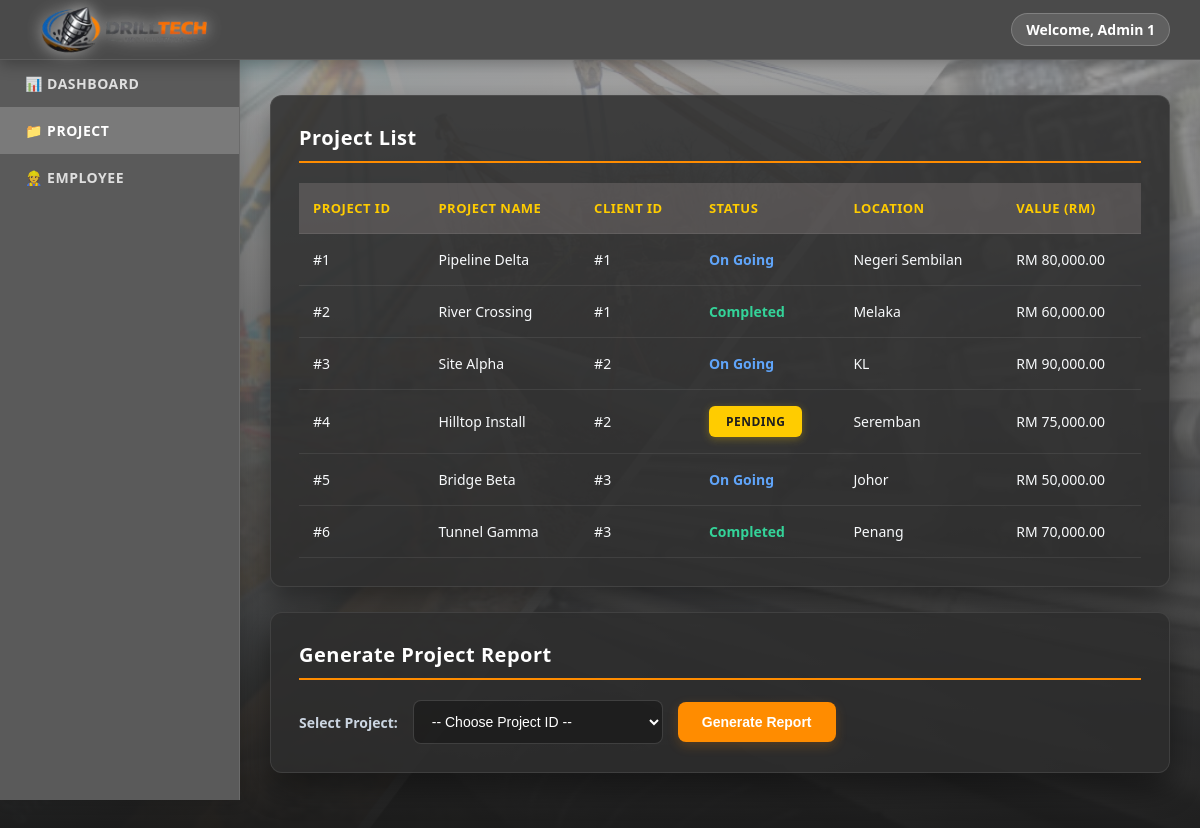
/projectAD.php (signed in), run on the app's committed database.
### tables this page shows
CREATE TABLE `project` (
  `Project_ID` int(11) NOT NULL,
  `Project_Name` varchar(100) DEFAULT NULL,
  `Project_Location` varchar(100) DEFAULT NULL,
  `Project_Value` decimal(10,2) DEFAULT NULL,
  `Project_Status` varchar(50) DEFAULT NULL,
  `Client_ID` int(11) DEFAULT NULL
);

### projectAD.php (the view, shortened to what this page needs)
<?php
include("database.php");
$admin_name = $_SESSION['admin_name'] ?? 'Admin';
?>
<!DOCTYPE html>
<html lang="en">
<head>
</head>
<body>
<div class="header">
        <div class="logo">
            <img src="images/logo.png" alt="Logo" style="height: 65px; width: auto; display: block; object-fit: contain; filter: drop-shadow(0px 0px 8px rgba(255, 255, 255, 0.65));">
        </div>
        <div class="header-welcome">Welcome, <?php echo htmlspecialchars($admin_name); ?></div>
    </div>
    <div class="wrapper">
        <div class="sidebar">
            <a href="admin.php">📊 DASHBOARD</a>
            <a href="projectAD.php" class="active">📁 PROJECT</a>
            <a href="employeeAD.php">👷 EMPLOYEE</a>
        </div>
        <div class="content">
            <div class="box">
                <h2>Project List</h2>
                <table>
                    <thead>
                        <tr>
                            <th>Project ID</th>
                            <th>Project Name</th>
                            <th>Client ID</th>
                            <th>Status</th>
                            <th>Location</th>
                            <th>Value (RM)</th>
                        </tr>
                    </thead>
                    <tbody>
                        <?php
                        $result = mysqli_query($conn, "SELECT * FROM project ORDER BY Project_ID");
                        if(mysqli_num_rows($result) > 0){
                            while($row = mysqli_fetch_assoc($result)){
                                $statusClass = "";
                                if($row['Project_Status'] === "On Going")      $statusClass = "status-ongoing";
                                elseif($row['Project_Status'] === "Completed")  $statusClass = "status-completed";
                        ?>
                        <tr>
                            <td>#<?php echo $row['Project_ID']; ?></td>
                            <td><?php echo htmlspecialchars($row['Project_Name']); ?></td>
                            <td>#<?php echo htmlspecialchars($row['Client_ID']); ?></td>
                            <td>
                                <?php if($row['Project_Status'] === "Pending"){ ?>
                                    <a href="projectdetailsAD.php?id=<?php echo $row['Project_ID']; ?>" class="btn-pending-active">
                                        Pending
                                    </a>
                                <?php } else { ?>
                                    <span class="<?php echo $statusClass; ?>"><?php echo $row['Project_Status']; ?></span>
                                <?php } ?>
                            </td>
                            <td><?php echo htmlspecialchars($row['Project_Location']); ?></td>
                            <td>RM <?php echo number_format($row['Project_Value'], 2); ?></td>
                        </tr>
                        <?php
                            }
                        } else {
                            echo "<tr><td colspan='6' style='text-align: center; color: #64748b; font-style: italic; border: none;'>No projects found.</td></tr>";
                        }
                        ?>
                    </tbody>
                </table>
            </div>
            <div class="report-box">
                <h2>Generate Project Report</h2>
                <form action="generateReportAD.php" method="get" target="_blank">
                    <label for="projectID">Select Project:</label>
                    <select name="id" id="projectID" required>
                        <option value="">-- Choose Project ID --</option>
                    </select>
                    <button type="submit">Generate Report</button>
                </form>
            </div>
        </div>
    </div>
</body>
</html>

### projectAD.php (style rules this page uses)
* { margin: 0; padding: 0; box-sizing: border-box; }
body { font-family: system-ui, -apple-system, BlinkMacSystemFont, "Segoe UI", Roboto, sans-serif; background: linear-gradient(rgba(74, 74, 74, 0.45), rgba(15, 15, 15, 0.95)), url('images/construction_bg.jpg') center/cover no-repeat fixed; color: #f8fafc; min-height: 100vh; }
.header { background: #4a4a4a; border-bottom: 1px solid rgba(255, 255, 255, 0.1); padding: 0 30px; display: flex; align-items: center; justify-content: space-between; position: fixed; top: 0; left: 0; right: 0; height: 60px; z-index: 1000; box-shadow: 0 4px 15px rgba(0, 0, 0, 0.3); }
.logo { display: flex; align-items: center; font-size: 20px; font-weight: 800; color: white; letter-spacing: 1px; }
.header-welcome { font-size: 14px; font-weight: 600; color: #fff; background: rgba(255, 255, 255, 0.12); border: 1px solid rgba(255, 255, 255, 0.2); padding: 6px 14px; border-radius: 20px; }
.wrapper { display: flex; margin-top: 60px; }
.sidebar { width: 240px; background: #5a5a5a; border-right: 1px solid rgba(255, 255, 255, 0.1); min-height: calc(100vh - 60px); position: fixed; top: 60px; left: 0; z-index: 90; box-shadow: 4px 0 15px rgba(0, 0, 0, 0.15); }
.sidebar a { display: flex; align-items: center; padding: 14px 25px; color: rgba(255, 255, 255, 0.8); text-decoration: none; font-size: 14px; font-weight: 600; letter-spacing: 0.5px; transition: all 0.2s ease; }
.sidebar a:hover, .sidebar a.active { color: #fff; background: #7a7a7a; }
.content { flex: 1; margin-left: 240px; padding: 35px 30px; }
.box, .report-box { background: rgba(45, 45, 45, 0.85); border: 1px solid rgba(120, 120, 120, 0.25); border-radius: 12px; padding: 28px; margin-bottom: 25px; box-shadow: 0 15px 30px rgba(0, 0, 0, 0.4); }
.box h2, .report-box h2 { font-size: 20px; font-weight: 700; letter-spacing: 0.5px; margin-bottom: 20px; border-bottom: 2px solid #ff8c00; padding-bottom: 10px; color: #fff; }
table { width: 100%; border-collapse: collapse; margin-top: 15px; }
th, td { padding: 16px 14px; text-align: left; border-bottom: 1px solid rgba(255, 255, 255, 0.08); font-size: 14px; vertical-align: middle; }
th { background: rgba(130, 124, 124, 0.4); color: #ffcc00; font-weight: 700; font-size: 13px; text-transform: uppercase; letter-spacing: 0.5px; }
.status-ongoing { color: #60a5fa; font-weight: bold; }
.status-completed { color: #34d399; font-weight: bold; }
.btn-pending-active { display: inline-block; padding: 6px 16px; background: #ffcc00; color: #1e1e1e !important; font-weight: 700; font-size: 12px; text-transform: uppercase; letter-spacing: 0.5px; border-radius: 6px; text-decoration: none !important; box-shadow: 0 2px 8px rgba(255, 204, 0, 0.3); transition: all 0.2s ease-in-out; border: 1px solid transparent; }
.report-box form { display: flex; align-items: center; gap: 15px; flex-wrap: wrap; }
.report-box label { font-size: 14px; font-weight: 600; color: #cbd5e1; }
.report-box select { padding: 12px 14px; border-radius: 8px; border: 1px solid rgba(255, 255, 255, 0.15); background: rgba(0, 0, 0, 0.3); color: white; font-size: 14px; outline: none; min-width: 250px; }
select option { background-color: #282828; color: white; }
.report-box button { padding: 12px 24px; background: #ff8c00; color: white; border: none; border-radius: 8px; font-size: 14px; font-weight: 700; cursor: pointer; transition: all 0.2s ease; box-shadow: 0 4px 12px rgba(255, 140, 0, 0.2); }
a { color: #60a5fa; text-decoration: none; font-weight: 700; transition: color 0.2s; }

### data on the page
project: Project_ID "1", Project_Name "Pipeline Delta", Client_ID "1", Project_Status "On Going", Project_Location "Negeri Sembilan", Project_Value "80,000.00"
project: Project_ID "2", Project_Name "River Crossing", Client_ID "1", Project_Status "Completed", Project_Location "Melaka", Project_Value "60,000.00"
project: Project_ID "3", Project_Name "Site Alpha", Client_ID "2", Project_Status "On Going", Project_Location "KL", Project_Value "90,000.00"
project: Project_ID "4", Project_Name "Hilltop Install", Client_ID "2", Project_Location "Seremban", Project_Value "75,000.00"
project: Project_ID "5", Project_Name "Bridge Beta", Client_ID "3", Project_Status "On Going", Project_Location "Johor", Project_Value "50,000.00"
project: Project_ID "6", Project_Name "Tunnel Gamma", Client_ID "3", Project_Status "Completed", Project_Location "Penang", Project_Value "70,000.00"

### other printed values
$admin_name "Admin 1"
